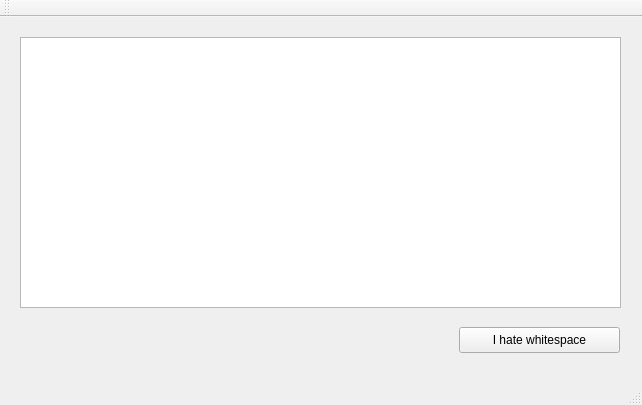
<?xml version="1.0" encoding="UTF-8"?>
<ui version="4.0">
 <class>MainWindow</class>
 <widget class="QMainWindow" name="MainWindow">
  <property name="geometry">
   <rect>
    <x>0</x>
    <y>0</y>
    <width>642</width>
    <height>405</height>
   </rect>
  </property>
  <property name="windowTitle">
   <string>MainWindow</string>
  </property>
  <widget class="QWidget" name="centralWidget">
   <widget class="QPushButton" name="pushButton">
    <property name="geometry">
     <rect>
      <x>459</x>
      <y>310</y>
      <width>161</width>
      <height>26</height>
     </rect>
    </property>
    <property name="text">
     <string>I hate whitespace</string>
    </property>
   </widget>
   <widget class="QTextEdit" name="textEdit">
    <property name="geometry">
     <rect>
      <x>20</x>
      <y>20</y>
      <width>601</width>
      <height>271</height>
     </rect>
    </property>
   </widget>
  </widget>
  <widget class="QMenuBar" name="menuBar">
   <property name="geometry">
    <rect>
     <x>0</x>
     <y>0</y>
     <width>642</width>
     <height>23</height>
    </rect>
   </property>
  </widget>
  <widget class="QToolBar" name="mainToolBar">
   <attribute name="toolBarArea">
    <enum>TopToolBarArea</enum>
   </attribute>
   <attribute name="toolBarBreak">
    <bool>false</bool>
   </attribute>
  </widget>
  <widget class="QStatusBar" name="statusBar"/>
 </widget>
 <layoutdefault spacing="6" margin="11"/>
 <resources/>
 <connections/>
</ui>
